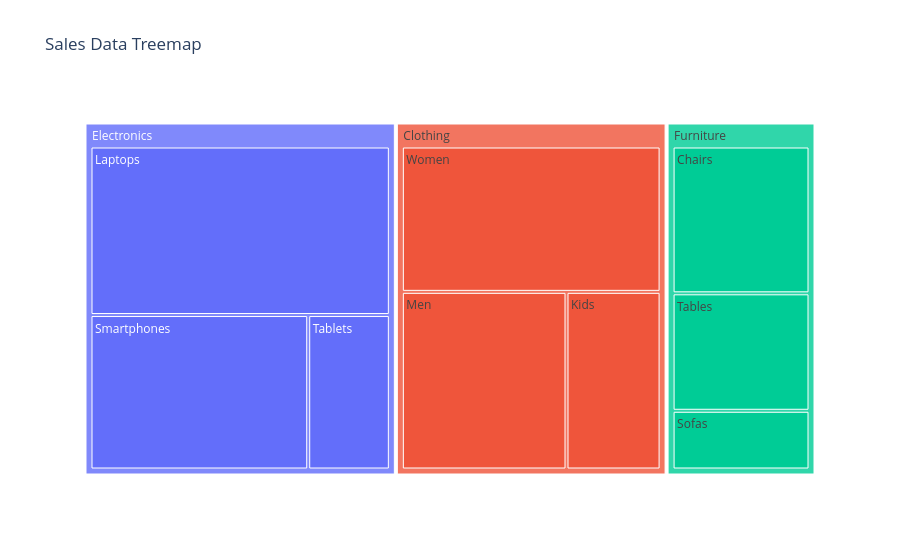

The notebook cell this image was saved under:
### Markdown cell above
## Practical Example: Using Treemaps to Visualize Sales Data
Let's use Plotly Express to visualize the sales data example.

### Sample Data
Assume we have the following hierarchical sales data:
- Electronics
    - Laptops: 120,000
    - Smartphones: 80,000
    - Tablets: 30,000

- Furniture
    - Chairs: 50,000
    - Tables: 40,000
    - Sofas: 20,000

- Clothing
    - Men: 70,000
    - Women: 90,000
    - Kids: 40,000

### Code cell
import plotly.express as px
import pandas as pd

# Sales data
data = {
    'Category': ['Electronics', 'Electronics', 'Electronics', 
                 'Furniture', 'Furniture', 'Furniture', 
                 'Clothing', 'Clothing', 'Clothing'],
    'Subcategory': ['Laptops', 'Smartphones', 'Tablets', 
                    'Chairs', 'Tables', 'Sofas', 
                    'Men', 'Women', 'Kids'],
    'Sales': [120000, 80000, 30000, 
              50000, 40000, 20000, 
              70000, 90000, 40000]
}

df = pd.DataFrame(data)

# Creating the treemap
fig = px.treemap(
    df,
    path=['Category', 'Subcategory'],
    values='Sales',
    title='Sales Data Treemap'
)

fig.show()

### Figure 1 — Plotly figure (JSON) as saved in the notebook; plotly's stock layout.template omitted (floating-point values rounded to 4 significant figures)
{"data": [{"branchvalues": "total", "domain": {"x": [0, 1], "y": [0, 1]}, "hovertemplate": "labels=%{label}<br>Sales=%{value}<br>parent=%{parent}<br>id=%{id}<extra></extra>", "ids": ["Furniture/Chairs", "Clothing/Kids", "Electronics/Laptops", "Clothing/Men", "Electronics/Smartphones", "Furniture/Sofas", "Furniture/Tables", "Electronics/Tablets", "Clothing/Women", "Clothing", "Electronics", "Furniture"], "labels": ["Chairs", "Kids", "Laptops", "Men", "Smartphones", "Sofas", "Tables", "Tablets", "Women", "Clothing", "Electronics", "Furniture"], "name": "", "parents": ["Furniture", "Clothing", "Electronics", "Clothing", "Electronics", "Furniture", "Furniture", "Electronics", "Clothing", "", "", ""], "type": "treemap", "values": [50000, 40000, 120000, 70000, 80000, 20000, 40000, 30000, 90000, 200000, 230000, 110000]}], "layout": {"legend": {"tracegroupgap": 0}, "title": {"text": "Sales Data Treemap"}}}
